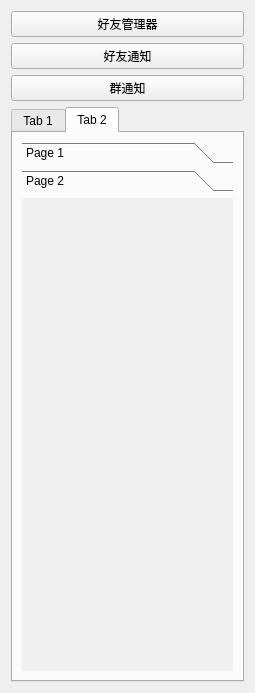
<?xml version="1.0" encoding="UTF-8"?>
<ui version="4.0">
 <class>ContactPage</class>
 <widget class="QWidget" name="ContactPage">
  <property name="geometry">
   <rect>
    <x>0</x>
    <y>0</y>
    <width>255</width>
    <height>693</height>
   </rect>
  </property>
  <property name="windowTitle">
   <string>ContactPage</string>
  </property>
  <layout class="QVBoxLayout" name="verticalLayout">
   <item>
    <widget class="QPushButton" name="friendManage">
     <property name="text">
      <string>好友管理器</string>
     </property>
    </widget>
   </item>
   <item>
    <widget class="QPushButton" name="friendNotice">
     <property name="text">
      <string>好友通知</string>
     </property>
    </widget>
   </item>
   <item>
    <widget class="QPushButton" name="groupNotice">
     <property name="text">
      <string>群通知</string>
     </property>
    </widget>
   </item>
   <item>
    <widget class="QTabWidget" name="friendOrGroup">
     <property name="currentIndex">
      <number>1</number>
     </property>
     <property name="tabBarAutoHide">
      <bool>true</bool>
     </property>
     <widget class="QWidget" name="friendList">
      <attribute name="title">
       <string>Tab 1</string>
      </attribute>
      <layout class="QHBoxLayout" name="horizontalLayout">
       <item>
        <widget class="QToolBox" name="toolBox">
         <property name="currentIndex">
          <number>1</number>
         </property>
         <widget class="QWidget" name="page">
          <property name="geometry">
           <rect>
            <x>0</x>
            <y>0</y>
            <width>98</width>
            <height>28</height>
           </rect>
          </property>
          <attribute name="label">
           <string>Page 1</string>
          </attribute>
         </widget>
         <widget class="QWidget" name="page_2">
          <property name="geometry">
           <rect>
            <x>0</x>
            <y>0</y>
            <width>98</width>
            <height>28</height>
           </rect>
          </property>
          <attribute name="label">
           <string>Page 2</string>
          </attribute>
         </widget>
        </widget>
       </item>
      </layout>
     </widget>
     <widget class="QWidget" name="groupList">
      <attribute name="title">
       <string>Tab 2</string>
      </attribute>
      <layout class="QHBoxLayout" name="horizontalLayout_2">
       <item>
        <widget class="QToolBox" name="toolBox_2">
         <property name="currentIndex">
          <number>1</number>
         </property>
         <widget class="QWidget" name="page_3">
          <property name="geometry">
           <rect>
            <x>0</x>
            <y>0</y>
            <width>98</width>
            <height>28</height>
           </rect>
          </property>
          <attribute name="label">
           <string>Page 1</string>
          </attribute>
         </widget>
         <widget class="QWidget" name="page_4">
          <property name="geometry">
           <rect>
            <x>0</x>
            <y>0</y>
            <width>213</width>
            <height>479</height>
           </rect>
          </property>
          <attribute name="label">
           <string>Page 2</string>
          </attribute>
         </widget>
        </widget>
       </item>
      </layout>
     </widget>
    </widget>
   </item>
  </layout>
 </widget>
 <resources/>
 <connections/>
</ui>
